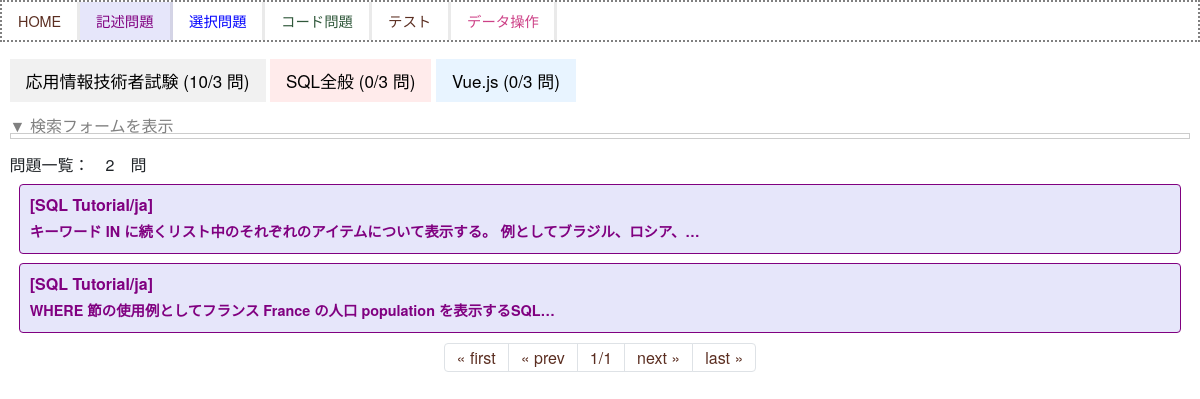
The page / on the database its author committed.
### sqlapp/models.py (models this page shows, shortened)
class Category(models.Model):
    name = models.CharField(max_length=100)

class Practice(models.Model):
    question = models.TextField(verbose_name="問題")
    answer = models.TextField(verbose_name="正解")
    explanation = models.TextField(verbose_name="解説", null=True,  blank=True)
    thumbnail = models.ImageField(verbose_name="画像", null=True, blank= True)
    hint = models.TextField(verbose_name="ヒント", null=True,  blank=True)
    created_at = models.DateTimeField(auto_now_add=True)
    category = models.ForeignKey(Category, on_delete=models.CASCADE,verbose_name="カテゴリ", null=True,  blank=True)
    shoseki = models.ForeignKey(Book, on_delete=models.CASCADE,verbose_name="書籍・HP", null=True,  blank=True)
    shoseki_page = models.CharField(verbose_name="書籍ページ・HP何問目", max_length=255, null=True,  blank=True)

class Book(models.Model):
    name = models.CharField(max_length=100)
    def __str__(self):
        return self.name

### sqlapp/views.py (the view)
# urls.py: path('', views.ListQuestionView, name='list-question'),
def ListQuestionView(request, num=1):
    if Practice.objects.exists():
        data = Practice.objects.all().order_by('pk').reverse()
        dataFirst = Practice.objects.all().order_by('pk').reverse().first()
    selectColor = ""
    dataFirst1 = ""
    dataFirst2 = ""
    dataFirst3 = ""
    dataFirst4 = ""
    dataFirst1_page = ""
    dataFirst2_page = ""
    dataFirst3_page = ""
    dataFirst4_page = ""
    dataFirst1_shoseki = ""
    dataFirst2_shoseki = ""
    dataFirst3_shoseki = ""
    dataFirst4_shoseki = ""
    data2 = Practice.objects.all().order_by('pk').reverse()
    if (request.method == 'POST') and request.POST.get('nameFind'):
            form = FindForm(request.POST)
            find1 = request.POST.get('find1')
            find2 = request.POST.get('find2')
            find3 = request.POST.get('find3')
            data = Practice.objects.all().order_by('pk').reverse().filter(question__contains=find1,answer__contains=find2,shoseki__name__contains=find3)
            data2 = Practice.objects.all().order_by('pk').reverse().filter(question__contains=find1,answer__contains=find2,shoseki__name__contains=find3)
            dataFirst1 = Practice.objects.all().order_by('pk').reverse().first()
            dataFirst1_page = dataFirst1.shoseki_page
            dataFirst1_shoseki = dataFirst1.shoseki
            dataFirst2 = Practice.objects.all().order_by('pk').reverse().first()
            dataFirst2_page = dataFirst2.shoseki_page
            dataFirst2_shoseki = dataFirst2.shoseki
            dataFirst3 = Practice.objects.all().order_by('pk').reverse().first()
            dataFirst3_page = dataFirst3.shoseki_page
            dataFirst3_shoseki = dataFirst3.shoseki
            selectColor = ""
    else:
        form = FindForm()
        data = Practice.objects.all().order_by('pk').reverse()
        dataFirst = ""
        dataFirst1 = ""
        dataFirst2 = ""
        dataFirst3 = ""
        dataFirst1_page = ""
        dataFirst2_page = ""
        dataFirst3_page = ""
    page = Paginator(data2, 10)
    categories_data = get_categories_data()
    categories = Category.objects.all()
    params = {
            'title': '',
            'form': form,
            'data': data,
            'data2': page.get_page(num),
            'dataFirst': dataFirst,
            'dataFirst1': dataFirst1,
            'dataFirst2': dataFirst2,
            'dataFirst3': dataFirst3,
            'dataFirst1_page': dataFirst1_page,
            'dataFirst2_page': dataFirst2_page,
            'dataFirst3_page': dataFirst3_page,
            'dataFirst1_shoseki': dataFirst1_shoseki,
            'dataFirst2_shoseki': dataFirst2_shoseki,
            'dataFirst3_shoseki': dataFirst3_shoseki,
            'categories_data': categories_data,
            'categories': categories,
    }
    return render(request, 'sqlapp/question_list.html', params)

### sqlapp/templates/sqlapp/question_list.html (shortened to what this page needs)
{% extends 'baseQuestion.html' %}
{% block content %}
{% include 'sqlapp/components/tab_content.html' %}
<div class="wrap">
    <label for="label1" class="label">▼ 検索フォームを表示</label>
<div class="content content2">
</div>
</div>
   <div class="nav-item">
    <h2>問題一覧：　{{ data|length }}　問　　</h2>
    </div>
    {% for item in data2 %}
    <a href="{% url 'detail-question' item.pk %}">
    <div class="p-4 m-4 bg-light border border-success rounded">
        <h2><span style="font-weight:bold;">[{{ item.shoseki|truncatechars:50 }}]</span></h2>
        <h3><span style="font-weight:bold;">{{ item.question|truncatechars:50 }}</h3>
    </div>
    </a>
    {% endfor %}
<ul class="pagination justify-content-center">
    {% if data2.has_previous %}
    <li class="page-item">
        <a class="page-link" href="{% url 'list-question' %}">&laquo; first</a>
    </li>
    <li class="page-item">
        <a class="page-link" href="{% url 'list-question' %}{{data2.previous_page_number}}">&laquo; prev</a>
    </li>
    {% else %}
    <li class="page-item">
        <a class="page-link">&laquo; first</a>
    </li>
    <li class="page-item">
        <a class="page-link">&laquo; prev</a>
    </li>
    {% endif %}
    <li class="page-item">
        <a class="page-link">
            {{data2.number}}/{{data2.paginator.num_pages}}</a>
    </li>
    {% if data2.has_next %}
    <li class="page-item">
        <a class="page-link" href="{% url 'list-question' %}{{data2.next_page_number}}">next &raquo;</a>
    </li>
    <li class="page-item">
        <a class="page-link" href="{% url 'list-question' %}{{data2.paginator.num_pages}}">last &raquo;</a>
    </li>
    {% else %}
    <li class="page-item">
        <a class="page-link">next &raquo;</a>
    </li>
    <li class="page-item">
        <a class="page-link">last &raquo;</a>
    </li>
    {% endif %}
</ul>
{% endblock content %}
{% load static %}

### sqlapp/templates/sqlapp/components/tab_content.html (shortened to what this page needs)
<div class="tab">
    {% for item in categories_data %}
    <button class="tablinks tab{{ forloop.counter }}" onclick="openTab(event, 'Tab{{ item.category.id }}')">
        {{ item.category.name }} ({{ item.today_count }}/{{ item.target_count }} 問)
    </button>
    {% endfor %}
</div>

### sqlapp/static/sqlapp/css/style.css (style rules this page uses)
body { font-family: 'Hannotate SC','HanziPen SC','Avenir','Helvetica Neue','Helvetica','Arial','Hiragino Sans','ヒラギノ角ゴシック',YuGothic,'Yu Gothic','メイリオ', Meiryo,'ＭＳ Ｐゴシック','MS PGothic' !important; }
a { text-decoration: none; }
body { background-color:rgba(249, 235, 235, 0.8); background-color: white ; background-blend-mode: lighten; }
.bg-light { --bs-bg-opacity: 0 !important; }
.p-4 h3 { margin-bottom: 0.2rem !important; }
.h3, h3 { font-size: 0.9rem; }
.m-4 { margin: 0.6rem !important; }
.wrap { margin: 2em 0; padding: 0; }
.h2, h2 { font-size: 12pt !important; }
.wrap { margin: 1em 0 !important; }
body, html, main { height: 100%; margin: auto 0; font-family: 'Hannotate SC','HanziPen SC','Avenir','Helvetica Neue','Helvetica','Arial','Hiragino Sans','ヒラギノ角ゴシック',YuGothic,'Yu Gothic','メイリオ', Meiryo,'ＭＳ Ｐゴシック','MS PGothic'; }
.p-4 { line-height: 15px !important; }
.page-link { color: darkslategray; color: #5B2E21; }
.border-success { border-color: rgba(100, 100, 100, 1) !important; }
.tab button { background-color: inherit; border: none; outline: none; cursor: pointer; padding: 14px 16px; transition: 0.3s; font-size: 17px; display: inline-block; }
.tab button.tab1 { background-color: #f1f1f1; }
.tab button.tab2 { background-color: #ffebeb; }
.tab button.tab3 { background-color: #e8f4ff; }

### sqlapp/static/sqlapp/css/styleQuestion.css (style rules this page uses)
body { font-family: 'Hannotate SC','HanziPen SC','Avenir','Helvetica Neue','Helvetica','Arial','Hiragino Sans','ヒラギノ角ゴシック',YuGothic,'Yu Gothic','メイリオ', Meiryo,'ＭＳ Ｐゴシック','MS PGothic' !important; }
body { background-color:rgba(249, 235, 235, 0.8); background-color: white ; background-blend-mode: lighten; }
.bg-light { --bs-bg-opacity: 0 !important; }
.p-4 { padding: 0.6rem !important; }
.p-4 h3 { margin-bottom: 0.2rem !important; }
.h3, h3 { font-size: 0.9rem; }
.m-4 { margin: 0.6rem !important; }
.wrap { margin: 2em 0; padding: 0; }
.wrap .content { height: 0; padding: 2px; overflow: hidden; margin-bottom: 10px; border: 1px solid #ccc; }
label[for="label1"],label[for="label2"] { color:gray !important; }
.h2, h2 { font-size: 12pt !important; }
.m-4 { background-color: #e6e6fa !important; color: purple; border-style:solid !important; border-color: purple !important; }
.wrap { margin: 1em 0 !important; }
body, html, main { height: 100%; margin: auto 0; font-family: 'Hannotate SC','HanziPen SC','Avenir','Helvetica Neue','Helvetica','Arial','Hiragino Sans','ヒラギノ角ゴシック',YuGothic,'Yu Gothic','メイリオ', Meiryo,'ＭＳ Ｐゴシック','MS PGothic'; }

### rows shown on the page
Category: category.name "応用情報技術者試験", today_count "10", target_count "3"
Category: category.name "SQL全般", today_count "0", target_count "3"
Category: category.name "Vue.js", today_count "0", target_count "3"
Practice: shoseki "SQL Tutorial/ja", question "キーワード IN に続くリスト中のそれぞれのアイテムについて表示する。 例としてブラジル、ロシア、…"
Practice: shoseki "SQL Tutorial/ja", question "WHERE 節の使用例としてフランス France の人口 population を表示するSQL…"

### other values the page prints
{{ data|length }} "2"
{{ data2.number }} "1"
{{ data2.paginator.num_pages }} "1"
